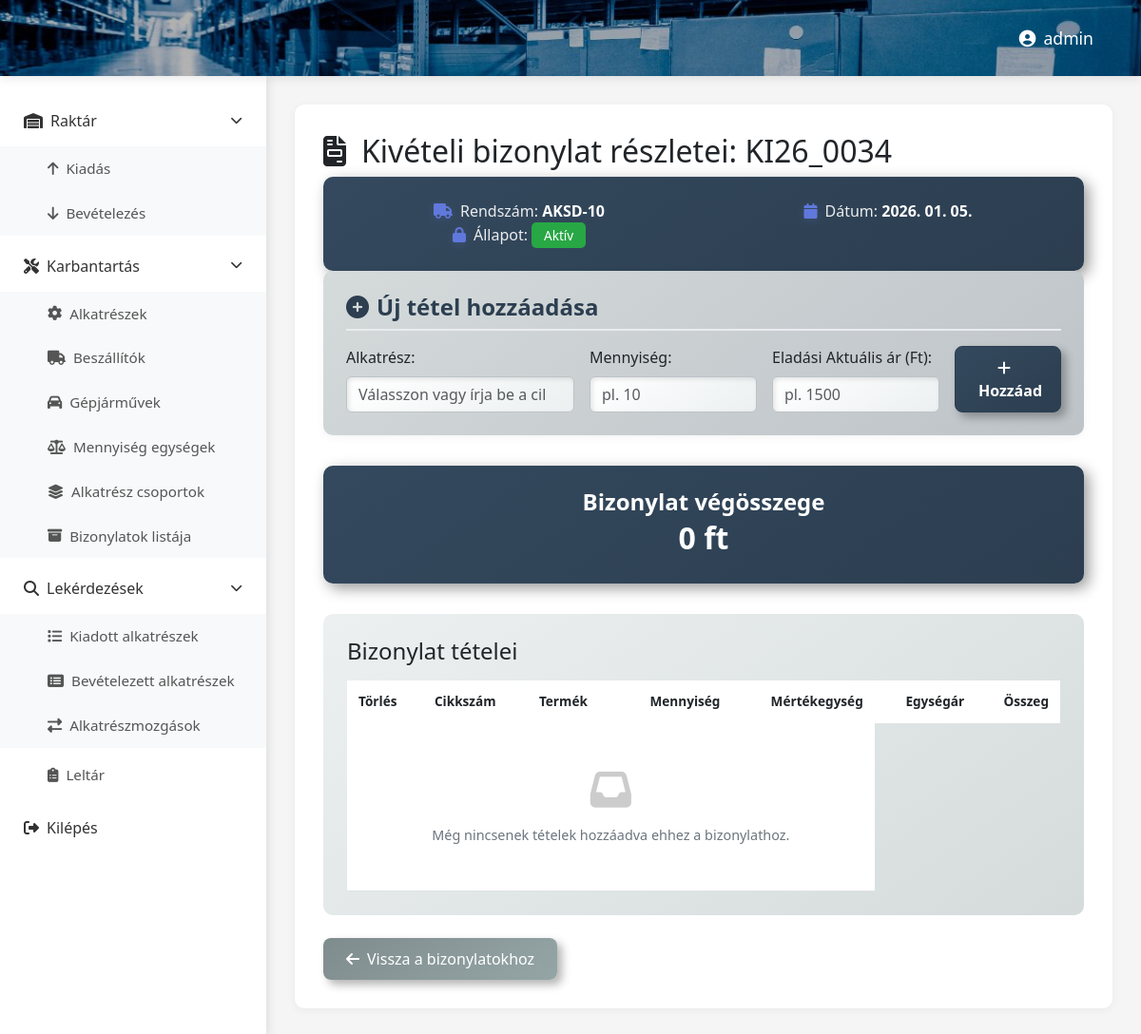
The app's page /kivbizonylat/44/ (signed in) with its own data.
### raktar/models.py (models this page shows, shortened)
class Bizonylat(models.Model):
    genbizid = models.CharField(max_length=20)
    szallito = models.ForeignKey(Beszallito, on_delete=models.PROTECT, related_name="bizonylatok", blank=True, null=True)
    rendszam = models.ForeignKey(Rendszam, on_delete=models.PROTECT, related_name="bizonylatok", blank=True, null=True)
    bizonylattipus = models.BooleanField()
    szamlaszam = models.CharField(max_length=50, blank=True, null=True)
    szallitolevelszam = models.CharField(max_length=50, blank=True, null=True)
    datum = models.DateField()
    lezart = models.BooleanField(default=False)

class Rendszam(models.Model):
    rendszam = models.CharField(max_length=20)
    tulajdonos = models.CharField(max_length=50)
    lezart = models.BooleanField(default=False)

### raktar/views.py (the view)
# urls.py: path('kivbizonylat/<int:pk>/', views.kivBizonylatsorok, name='kivBizonylatsorok'),
@login_required
def kivBizonylatsorok(request, pk):
    aktualis_bizonylat = get_object_or_404(Bizonylat, pk=pk)
    aktualis_alakterszek = Alkatresz.objects.all()
    aktualisbiz_sorai = aktualis_bizonylat.sorok.all()
    alapadat = AlapAdat.objects.first()
    if alapadat:
        szorzo = alapadat.szorzo
    else:
        szorzo = 1.1 # ha mégsem találja
    osszeg = 0
    for sor in aktualisbiz_sorai:
        osszeg += sor.aktualisar * sor.mennyiseg
    return render(request, "kivbizonylatsorok.html", {
        "alkatreszek": aktualis_alakterszek,
        "bizonylat": aktualis_bizonylat,
        "sorok": aktualisbiz_sorai,
        "osszeg": f"{osszeg:,.0f} ft".replace(",", "."),
        "szorzo": szorzo,
    })

### raktar/templates/kivbizonylatsorok.html (shortened to what this page needs)
{% extends 'base.html' %}
{% load static %}
{% block extra_css %}
<link rel="stylesheet" href="{% static 'css/bebizonylatsorok.css' %}">
{% endblock %}
{% block content %}
<header class="top-header">
    <div class="header-right">
        <span class="user-name"><i class="fas fa-user-circle me-2"></i>{{ user.username }}</span>
    </div>
</header>
<div class="main-container">
    {% include 'partials/sidebar.html' %}
    <main class="content-area">
        <div id="contentContainer">
            <h2><i class="fas fa-file-invoice me-3"></i>Kivételi bizonylat részletei: {{ bizonylat.genbizid }}</h2>
            <div class="info-card">
                <div class="row">
                    <div class="col-md-6">
                        <div class="info-item">
                            <span class="info-label"><i class="fas fa-truck me-2"></i>Rendszám:</span>
                            <span class="info-value">{{ bizonylat.rendszam.rendszam }}</span>
                        </div>
                    </div>
                    <div class="col-md-6">
                        <div class="info-item">
                            <span class="info-label"><i class="fas fa-calendar me-2"></i>Dátum:</span>
                            <span class="info-value">{{ bizonylat.datum|date:"Y. m. d." }}</span>
                        </div>
                    </div>
                    <div class="col-md-6">
                        <div class="info-item">
                            <span class="info-label"><i class="fas fa-lock me-2"></i>Állapot:</span>
                            <span class="info-value">
                                <span class="badge {% if bizonylat.lezart %}badge-closed{% else %}badge-open{% endif %}">
                                    {% if bizonylat.lezart %}Lezárt{% else %}Aktív{% endif %}
                                </span>
                            </span>
                        </div>
                    </div>
                </div>
            </div>
            <div class="form-section">
                <h4 class="mb-3"><i class="fas fa-plus-circle me-2"></i>Új tétel hozzáadása</h4>
                <form method="POST" action="{% url 'raktar:addKivbizonylatsor' %}">
                    <div class="row g-3">
                        <div class="col-md-4">
                            <label for="ujAlkatresz" class="form-label">Alkatrész:</label>
                            <input list="alkatreszek"
                                   class="form-control"
                                   id="ujAlkatresz"
                                   name="ujAlkatresz"
                                   placeholder="Válasszon vagy írja be a cikkszámot"
                                   required>
                        </div>
                        <div class="col-md-3">
                            <label for="ujMennyiseg" class="form-label">Mennyiség:</label>
                            <input type="number"
                                   step="0.01"
                                   class="form-control"
                                   id="ujMennyiseg"
                                   name="ujMennyiseg"
                                   placeholder="pl. 10"
                                   required>
                        </div>
                        <div class="col-md-3">
                            <label for="ujAktualisar" class="form-label">Eladási Aktuális ár (Ft):</label>
                            <input type="number"
                                   class="form-control"
                                   id="ujAktualisar"
                                   name="ujAktualisar"
                                   placeholder="pl. 1500"
                                   required>
                        </div>
                        <div class="col-md-2 d-flex align-items-end">
                            <button type="submit" class="btn btn-save w-100">
                                <i class="fas fa-plus me-2"></i>Hozzáad
                            </button>
                        </div>
                    </div>
                </form>
            </div>
            <div class="summary-section">
                <div class="summary-card">
                    <h4>Bizonylat végösszege</h4>
                    <div class="amount">{{ osszeg }}</div>
                </div>
            </div>
            <div class="table-section">
                <h4 class="mb-3">Bizonylat tételei</h4>
                <div class="table-responsive">
                    <table class="table table-hover">
                        <thead>
                            <tr>
                                <th>Törlés</th>
                                <th>Cikkszám</th>
                                <th>Termék</th>
                                <th class="text-end">Mennyiség</th>
                                <th class="text-end">Mértékegység</th>
                                <th class="text-end">Egységár</th>
                                <th class="text-end">Összeg</th>
                            </tr>
                        </thead>
                        <tbody>
                            {% for sor in sorok %}
                            <tr>
                                <td>
                                <form method="POST" action="{% url 'raktar:kivet_sor_torles' sor.id %}">
                                {% csrf_token %}
                                <button type="submit" class="btn btn-danger btn-sm">
                                <i class="fas fa-trash"></i>
                                </button>
                                </form>
                                </td>
                                <td><strong>{{ sor.alkatresz.cikkszam }}</strong></td>
                                <td>{{ sor.alkatresz.leiras }}</td>
                                <td class="text-end">{{ sor.mennyiseg }}</td>
                                <td class="text-end">{{ sor.alkatresz.mertekegyseg }}</td>
                                <td class="text-end">{{ sor.aktualisar|floatformat:0 }} Ft</td>
                                <td class="text-end">
                                    <strong>{% widthratio sor.mennyiseg 1 sor.aktualisar %} Ft</strong>
                                </td>
                            </tr>
                            {% empty %}
                            <tr>
                                <td colspan="5" class="text-center text-muted py-5">
                                    <i class="fas fa-inbox fa-3x mb-3 d-block"></i>
                                    Még nincsenek tételek hozzáadva ehhez a bizonylathoz.
                                </td>
                            </tr>
                            {% endfor %}
                        </tbody>
                    </table>
                </div>
            </div>
            <div class="mt-4">
                <a href="{% url 'raktar:kivbizonylat' %}" class="btn btn-secondary">
                    <i class="fas fa-arrow-left me-2"></i>Vissza a bizonylatokhoz
                </a>
            </div>
        </div>
    </main>
</div>
{% endblock %}

### raktar/static/css/dashboard.css (style rules this page uses)
* { margin: 0; padding: 0; box-sizing: border-box; }
body { font-family: 'Segoe UI', Tahoma, Geneva, Verdana, sans-serif; background: #f5f5f5; overflow-x: hidden; }
.top-header { background-size: cover; background-position: center; background-repeat: no-repeat; height: 80px; display: flex; align-items: center; justify-content: flex-end; padding: 0 30px; box-shadow: 0 2px 10px rgba(0,0,0,0.1); position: fixed; top: 0; left: 0; right: 0; z-index: 1000; background-image: url("../assets/images/raktar.jpg") !important; }
.top-header::before { content: ''; position: absolute; top: 0; left: 0; right: 0; bottom: 0; background: rgba(0, 0, 0, 0.3); z-index: 1; }
.header-right { position: relative; z-index: 2; }
.header-right { display: flex; align-items: center; gap: 20px; }
.user-name { color: white; font-weight: 500; font-size: 1.1rem; }
.main-container { display: flex; margin-top: 80px; min-height: calc(100vh - 80px); }
.content-area { flex: 1; margin-left: 280px; padding: 30px; background: #f5f5f5; }
#contentContainer { background: white; border-radius: 10px; padding: 30px; box-shadow: 0 2px 10px rgba(0,0,0,0.05); min-height: 500px; }
.info-card { background: linear-gradient(145deg, #f8f9fa, #e9ecef); padding: 30px; border-radius: 10px; text-align: center; transition: all 0.3s; height: 100%; }
.info-card i { color: #667eea; }

### raktar/static/css/bebizonylatsorok.css (style rules this page uses)
.info-card { background: linear-gradient(135deg, #667eea 0%, #764ba2 100%); color: white; padding: 1.5rem; border-radius: 10px; box-shadow: 0 4px 10px rgba(102, 126, 234, 0.3); }
.info-card .info-item { margin: 0; font-weight: 600; }
.info-card .info-item:last-child { border-bottom: none; }
.info-card .info-label { font-weight: 500; opacity: 0.9; }
.info-card .info-value { font-weight: 600; }
.form-section { background: white; padding: 1.5rem; border-radius: 10px; box-shadow: 0 2px 10px rgba(0, 0, 0, 0.05); margin-bottom: 2rem; }
.form-section h4 { color: #2c3e50; font-weight: 600; margin-bottom: 1rem; padding-bottom: 0.5rem; border-bottom: 2px solid #e9ecef; }
.summary-section { margin-bottom: 2rem; }
.summary-card { background: linear-gradient(135deg, #667eea 0%, #764ba2 100%); color: white; padding: 1.5rem; border-radius: 10px; box-shadow: 0 4px 10px rgba(102, 126, 234, 0.3); text-align: center; }
.summary-card h4 { margin: 0; font-weight: 600; }
.summary-card .amount { font-size: 2rem; font-weight: 700; }
.table-section { background: white; padding: 25px; border-radius: 10px; }
.table { margin-bottom: 0; font-size: 0.9rem; }
.table thead { background: linear-gradient(135deg, #667eea 0%, #764ba2 100%); color: white; }
.table thead th { border: none; padding: 12px; font-weight: 600; font-size: 0.85rem; }
.table tbody td { padding: 12px; vertical-align: middle; }
.badge-open { background-color: #28a745; color: white; padding: 0.4rem 0.8rem; border-radius: 5px; font-size: 0.85rem; font-weight: 500; }
input[list] { background-repeat: no-repeat; background-position: right 10px center; padding-right: 30px; }
.btn-save { background: linear-gradient(135deg, #667eea 0%, #764ba2 100%); color: white; border: none; padding: 0.6rem 1.5rem; border-radius: 8px; font-weight: 600; transition: all 0.3s ease; box-shadow: 0 4px 6px rgba(102, 126, 234, 0.3); }
.btn-secondary { background: linear-gradient(135deg, #868f96 0%, #596164 100%); border: none; color: white; font-weight: 500; transition: all 0.3s ease; padding: 0.6rem 1.5rem; border-radius: 8px; }
.text-muted { color: #6c757d !important; }
.fa-inbox { color: #ccc; }
.metallic .form-section { background: linear-gradient(145deg, #d5dbdb, #bdc3c7); }
.metallic .btn-save { background: linear-gradient(145deg, #34495e, #2c3e50); border: 1px solid #2c3e50; box-shadow: 5px 5px 10px rgba(0,0,0,0.3); }
.metallic .btn-secondary { background: linear-gradient(145deg, #7f8c8d, #95a5a6); box-shadow: 5px 5px 10px rgba(0,0,0,0.3); }
.metallic .table-section { background: linear-gradient(145deg, #ecf0f1, #d5dbdb); }
.metallic .table thead { background: linear-gradient(135deg, #34495e 0%, #2c3e50 100%); }
.metallic .form-control, .metallic .form-select { background: linear-gradient(145deg, #ffffff, #ecf0f1); border: 1px solid #bdc3c7; box-shadow: inset 2px 2px 5px rgba(0,0,0,0.1); }
.metallic .info-card { background: linear-gradient(145deg, #34495e, #2c3e50); box-shadow: 5px 5px 15px rgba(0,0,0,0.4); }
.metallic .summary-card { background: linear-gradient(145deg, #34495e, #2c3e50); box-shadow: 5px 5px 15px rgba(0,0,0,0.4); }

### records on screen
Bizonylat: genbizid "KI26_0034", rendszam.rendszam "AKSD-10", datum "2026. 01. 05."

### other values on screen
{{ user.username }} "admin"
{{ osszeg }} "0 ft"
